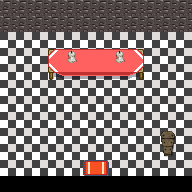

The image is a tile-based game level rendered from a .tmx file. Its description and source (layers, tilesets, objects; grid data summarised) follow:
An orthogonal 12x12 tile map with 16x16 px tiles, 3 tile layers (Walkable, Collisions, Other), 5 tilesets and 3 objects (2x teleport on push, bot).

<map version="1.0" orientation="orthogonal" width="12" height="12" tilewidth="16" tileheight="16">
 <tileset firstgid="1" source="../../tileset/inside-terra.tsx" />
 <tileset firstgid="1025" source="../../tileset/invisible.tsx" />
 <tileset firstgid="1041" source="../../tileset/inside-mobilier.tsx" />
 <tileset firstgid="2065" source="../../tileset/inside-decoration.tsx" />
 <tileset firstgid="3089" source="../../tileset/corruption.tsx" />
 <layer name="Walkable" width="12" height="12">
  <data>[144 cells, 132 non-empty, 1 distinct tile ids]</data>
 </layer>
 <layer name="Collisions" width="12" height="12">
  <data>[144 cells, 38 non-empty, 10 distinct tile ids]</data>
 </layer>
 <layer name="Other" width="12" height="12">
  <data>[144 cells, 4 non-empty, 3 distinct tile ids]</data>
 </layer>
 <objectgroup name="Moving" width="12" height="12">
  <object name="teleport on push" type="teleport on push" gid="1027" x="80" y="192">
   <properties>
    <property name="map" value="../../world/corrupted/-1.0.tmx" />
    <property name="x" value="26" />
    <property name="y" value="10" />
   </properties>
  </object>
  <object name="teleport on push" type="teleport on push" gid="1027" x="96" y="192">
   <properties>
    <property name="map" value="../../world/corrupted/-1.0.tmx" />
    <property name="x" value="26" />
    <property name="y" value="10" />
   </properties>
  </object>
 </objectgroup>
 <objectgroup name="Object" width="12" height="12">
  <object type="bot" gid="1027" x="80" y="48">
   <properties>
    <property name="file" value="../../bots.xml" />
    <property name="id" value="4" />
    <property name="lookAt" value="bottom" />
    <property name="skin" value="reaper" />
   </properties>
  </object>
 </objectgroup>
</map>
